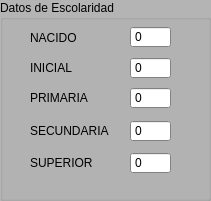
      <widget class="QGroupBox" name="groupBox_4">
       <property name="geometry">
        <rect>
         <x>750</x>
         <y>10</y>
         <width>211</width>
         <height>201</height>
        </rect>
       </property>
       <property name="palette">
        <palette>
         <active>
          <colorrole role="WindowText">
           <brush brushstyle="SolidPattern">
            <color alpha="255">
             <red>0</red>
             <green>0</green>
             <blue>0</blue>
            </color>
           </brush>
          </colorrole>
          <colorrole role="Button">
           <brush brushstyle="SolidPattern">
            <color alpha="255">
             <red>180</red>
             <green>180</green>
             <blue>180</blue>
            </color>
           </brush>
          </colorrole>
          <colorrole role="Light">
           <brush brushstyle="SolidPattern">
            <color alpha="255">
             <red>255</red>
             <green>255</green>
             <blue>255</blue>
            </color>
           </brush>
          </colorrole>
          <colorrole role="Midlight">
           <brush brushstyle="SolidPattern">
            <color alpha="255">
             <red>217</red>
             <green>217</green>
             <blue>217</blue>
            </color>
           </brush>
          </colorrole>
          <colorrole role="Dark">
           <brush brushstyle="SolidPattern">
            <color alpha="255">
             <red>90</red>
             <green>90</green>
             <blue>90</blue>
            </color>
           </brush>
          </colorrole>
          <colorrole role="Mid">
           <brush brushstyle="SolidPattern">
            <color alpha="255">
             <red>120</red>
             <green>120</green>
             <blue>120</blue>
            </color>
           </brush>
          </colorrole>
          <colorrole role="Text">
           <brush brushstyle="SolidPattern">
            <color alpha="255">
             <red>0</red>
             <green>0</green>
             <blue>0</blue>
            </color>
           </brush>
          </colorrole>
          <colorrole role="BrightText">
           <brush brushstyle="SolidPattern">
            <color alpha="255">
             <red>255</red>
             <green>255</green>
             <blue>255</blue>
            </color>
           </brush>
          </colorrole>
          <colorrole role="ButtonText">
           <brush brushstyle="SolidPattern">
            <color alpha="255">
             <red>0</red>
             <green>0</green>
             <blue>0</blue>
            </color>
           </brush>
          </colorrole>
          <colorrole role="Base">
           <brush brushstyle="SolidPattern">
            <color alpha="255">
             <red>255</red>
             <green>255</green>
             <blue>255</blue>
            </color>
           </brush>
          </colorrole>
          <colorrole role="Window">
           <brush brushstyle="SolidPattern">
            <color alpha="255">
             <red>180</red>
             <green>180</green>
             <blue>180</blue>
            </color>
           </brush>
          </colorrole>
          <colorrole role="Shadow">
           <brush brushstyle="SolidPattern">
            <color alpha="255">
             <red>0</red>
             <green>0</green>
             <blue>0</blue>
            </color>
           </brush>
          </colorrole>
          <colorrole role="AlternateBase">
           <brush brushstyle="SolidPattern">
            <color alpha="255">
             <red>217</red>
             <green>217</green>
             <blue>217</blue>
            </color>
           </brush>
          </colorrole>
          <colorrole role="ToolTipBase">
           <brush brushstyle="SolidPattern">
            <color alpha="255">
             <red>255</red>
             <green>255</green>
             <blue>220</blue>
            </color>
           </brush>
          </colorrole>
          <colorrole role="ToolTipText">
           <brush brushstyle="SolidPattern">
            <color alpha="255">
             <red>0</red>
             <green>0</green>
             <blue>0</blue>
            </color>
           </brush>
          </colorrole>
          <colorrole role="PlaceholderText">
           <brush brushstyle="SolidPattern">
            <color alpha="128">
             <red>0</red>
             <green>0</green>
             <blue>0</blue>
            </color>
           </brush>
          </colorrole>
         </active>
         <inactive>
          <colorrole role="WindowText">
           <brush brushstyle="SolidPattern">
            <color alpha="255">
             <red>0</red>
             <green>0</green>
             <blue>0</blue>
            </color>
           </brush>
          </colorrole>
          <colorrole role="Button">
           <brush brushstyle="SolidPattern">
            <color alpha="255">
             <red>180</red>
             <green>180</green>
             <blue>180</blue>
            </color>
           </brush>
          </colorrole>
          <colorrole role="Light">
           <brush brushstyle="SolidPattern">
            <color alpha="255">
             <red>255</red>
             <green>255</green>
             <blue>255</blue>
            </color>
           </brush>
          </colorrole>
          <colorrole role="Midlight">
           <brush brushstyle="SolidPattern">
            <color alpha="255">
             <red>217</red>
             <green>217</green>
             <blue>217</blue>
            </color>
           </brush>
          </colorrole>
          <colorrole role="Dark">
           <brush brushstyle="SolidPattern">
            <color alpha="255">
             <red>90</red>
             <green>90</green>
             <blue>90</blue>
            </color>
           </brush>
          </colorrole>
          <colorrole role="Mid">
           <brush brushstyle="SolidPattern">
            <color alpha="255">
             <red>120</red>
             <green>120</green>
             <blue>120</blue>
            </color>
           </brush>
          </colorrole>
          <colorrole role="Text">
           <brush brushstyle="SolidPattern">
            <color alpha="255">
             <red>0</red>
             <green>0</green>
             <blue>0</blue>
            </color>
           </brush>
          </colorrole>
          <colorrole role="BrightText">
           <brush brushstyle="SolidPattern">
            <color alpha="255">
             <red>255</red>
             <green>255</green>
             <blue>255</blue>
            </color>
           </brush>
          </colorrole>
          <colorrole role="ButtonText">
           <brush brushstyle="SolidPattern">
            <color alpha="255">
             <red>0</red>
             <green>0</green>
             <blue>0</blue>
            </color>
           </brush>
          </colorrole>
          <colorrole role="Base">
           <brush brushstyle="SolidPattern">
            <color alpha="255">
             <red>255</red>
             <green>255</green>
             <blue>255</blue>
            </color>
           </brush>
          </colorrole>
          <colorrole role="Window">
           <brush brushstyle="SolidPattern">
            <color alpha="255">
             <red>180</red>
             <green>180</green>
             <blue>180</blue>
            </color>
           </brush>
          </colorrole>
          <colorrole role="Shadow">
           <brush brushstyle="SolidPattern">
            <color alpha="255">
             <red>0</red>
             <green>0</green>
             <blue>0</blue>
            </color>
           </brush>
          </colorrole>
          <colorrole role="AlternateBase">
           <brush brushstyle="SolidPattern">
            <color alpha="255">
             <red>217</red>
             <green>217</green>
             <blue>217</blue>
            </color>
           </brush>
          </colorrole>
          <colorrole role="ToolTipBase">
           <brush brushstyle="SolidPattern">
            <color alpha="255">
             <red>255</red>
             <green>255</green>
             <blue>220</blue>
            </color>
           </brush>
          </colorrole>
          <colorrole role="ToolTipText">
           <brush brushstyle="SolidPattern">
            <color alpha="255">
             <red>0</red>
             <green>0</green>
             <blue>0</blue>
            </color>
           </brush>
          </colorrole>
          <colorrole role="PlaceholderText">
           <brush brushstyle="SolidPattern">
            <color alpha="128">
             <red>0</red>
             <green>0</green>
             <blue>0</blue>
            </color>
           </brush>
          </colorrole>
         </inactive>
         <disabled>
          <colorrole role="WindowText">
           <brush brushstyle="SolidPattern">
            <color alpha="255">
             <red>90</red>
             <green>90</green>
             <blue>90</blue>
            </color>
           </brush>
          </colorrole>
          <colorrole role="Button">
           <brush brushstyle="SolidPattern">
            <color alpha="255">
             <red>180</red>
             <green>180</green>
             <blue>180</blue>
            </color>
           </brush>
          </colorrole>
          <colorrole role="Light">
           <brush brushstyle="SolidPattern">
            <color alpha="255">
             <red>255</red>
             <green>255</green>
             <blue>255</blue>
            </color>
           </brush>
          </colorrole>
          <colorrole role="Midlight">
           <brush brushstyle="SolidPattern">
            <color alpha="255">
             <red>217</red>
             <green>217</green>
             <blue>217</blue>
            </color>
           </brush>
          </colorrole>
          <colorrole role="Dark">
           <brush brushstyle="SolidPattern">
            <color alpha="255">
             <red>90</red>
             <green>90</green>
             <blue>90</blue>
            </color>
           </brush>
          </colorrole>
          <colorrole role="Mid">
           <brush brushstyle="SolidPattern">
            <color alpha="255">
             <red>120</red>
             <green>120</green>
             <blue>120</blue>
            </color>
           </brush>
          </colorrole>
          <colorrole role="Text">
           <brush brushstyle="SolidPattern">
            <color alpha="255">
             <red>90</red>
             <green>90</green>
             <blue>90</blue>
            </color>
           </brush>
          </colorrole>
          <colorrole role="BrightText">
           <brush brushstyle="SolidPattern">
            <color alpha="255">
             <red>255</red>
             <green>255</green>
             <blue>255</blue>
            </color>
           </brush>
          </colorrole>
          <colorrole role="ButtonText">
           <brush brushstyle="SolidPattern">
            <color alpha="255">
             <red>90</red>
             <green>90</green>
             <blue>90</blue>
            </color>
           </brush>
          </colorrole>
          <colorrole role="Base">
           <brush brushstyle="SolidPattern">
            <color alpha="255">
             <red>180</red>
             <green>180</green>
             <blue>180</blue>
            </color>
           </brush>
          </colorrole>
          <colorrole role="Window">
           <brush brushstyle="SolidPattern">
            <color alpha="255">
             <red>180</red>
             <green>180</green>
             <blue>180</blue>
            </color>
           </brush>
          </colorrole>
          <colorrole role="Shadow">
           <brush brushstyle="SolidPattern">
            <color alpha="255">
             <red>0</red>
             <green>0</green>
             <blue>0</blue>
            </color>
           </brush>
          </colorrole>
          <colorrole role="AlternateBase">
           <brush brushstyle="SolidPattern">
            <color alpha="255">
             <red>180</red>
             <green>180</green>
             <blue>180</blue>
            </color>
           </brush>
          </colorrole>
          <colorrole role="ToolTipBase">
           <brush brushstyle="SolidPattern">
            <color alpha="255">
             <red>255</red>
             <green>255</green>
             <blue>220</blue>
            </color>
           </brush>
          </colorrole>
          <colorrole role="ToolTipText">
           <brush brushstyle="SolidPattern">
            <color alpha="255">
             <red>0</red>
             <green>0</green>
             <blue>0</blue>
            </color>
           </brush>
          </colorrole>
          <colorrole role="PlaceholderText">
           <brush brushstyle="SolidPattern">
            <color alpha="128">
             <red>0</red>
             <green>0</green>
             <blue>0</blue>
            </color>
           </brush>
          </colorrole>
         </disabled>
        </palette>
       </property>
       <property name="autoFillBackground">
        <bool>true</bool>
       </property>
       <property name="title">
        <string>Datos de Escolaridad</string>
       </property>
       <widget class="QLabel" name="label_6">
        <property name="geometry">
         <rect>
          <x>30</x>
          <y>30</y>
          <width>71</width>
          <height>16</height>
         </rect>
        </property>
        <property name="text">
         <string>NACIDO</string>
        </property>
       </widget>
       <widget class="QLabel" name="label_7">
        <property name="geometry">
         <rect>
          <x>30</x>
          <y>60</y>
          <width>71</width>
          <height>16</height>
         </rect>
        </property>
        <property name="text">
         <string>INICIAL</string>
        </property>
       </widget>
       <widget class="QLabel" name="label_8">
        <property name="geometry">
         <rect>
          <x>30</x>
          <y>90</y>
          <width>81</width>
          <height>16</height>
         </rect>
        </property>
        <property name="text">
         <string>PRIMARIA</string>
        </property>
       </widget>
       <widget class="QSpinBox" name="spinBox_2">
        <property name="geometry">
         <rect>
          <x>130</x>
          <y>26</y>
          <width>41</width>
          <height>22</height>
         </rect>
        </property>
        <property name="frame">
         <bool>true</bool>
        </property>
        <property name="buttonSymbols">
         <enum>QAbstractSpinBox::ButtonSymbols::NoButtons</enum>
        </property>
        <property name="specialValueText">
         <string/>
        </property>
        <property name="accelerated">
         <bool>false</bool>
        </property>
        <property name="maximum">
         <number>9</number>
        </property>
       </widget>
       <widget class="QSpinBox" name="spinBox_3">
        <property name="geometry">
         <rect>
          <x>130</x>
          <y>57</y>
          <width>41</width>
          <height>22</height>
         </rect>
        </property>
        <property name="frame">
         <bool>true</bool>
        </property>
        <property name="buttonSymbols">
         <enum>QAbstractSpinBox::ButtonSymbols::NoButtons</enum>
        </property>
        <property name="specialValueText">
         <string/>
        </property>
        <property name="accelerated">
         <bool>false</bool>
        </property>
        <property name="maximum">
         <number>9</number>
        </property>
       </widget>
       <widget class="QSpinBox" name="spinBox_4">
        <property name="geometry">
         <rect>
          <x>130</x>
          <y>87</y>
          <width>41</width>
          <height>22</height>
         </rect>
        </property>
        <property name="frame">
         <bool>true</bool>
        </property>
        <property name="buttonSymbols">
         <enum>QAbstractSpinBox::ButtonSymbols::NoButtons</enum>
        </property>
        <property name="specialValueText">
         <string/>
        </property>
        <property name="accelerated">
         <bool>false</bool>
        </property>
        <property name="maximum">
         <number>9</number>
        </property>
       </widget>
       <widget class="QLabel" name="label_9">
        <property name="geometry">
         <rect>
          <x>30</x>
          <y>123</y>
          <width>101</width>
          <height>16</height>
         </rect>
        </property>
        <property name="text">
         <string>SECUNDARIA</string>
        </property>
       </widget>
       <widget class="QSpinBox" name="spinBox_5">
        <property name="geometry">
         <rect>
          <x>130</x>
          <y>120</y>
          <width>41</width>
          <height>22</height>
         </rect>
        </property>
        <property name="frame">
         <bool>true</bool>
        </property>
        <property name="buttonSymbols">
         <enum>QAbstractSpinBox::ButtonSymbols::NoButtons</enum>
        </property>
        <property name="specialValueText">
         <string/>
        </property>
        <property name="accelerated">
         <bool>false</bool>
        </property>
        <property name="maximum">
         <number>9</number>
        </property>
       </widget>
       <widget class="QSpinBox" name="spinBox_6">
        <property name="geometry">
         <rect>
          <x>130</x>
          <y>152</y>
          <width>41</width>
          <height>22</height>
         </rect>
        </property>
        <property name="frame">
         <bool>true</bool>
        </property>
        <property name="buttonSymbols">
         <enum>QAbstractSpinBox::ButtonSymbols::NoButtons</enum>
        </property>
        <property name="specialValueText">
         <string/>
        </property>
        <property name="accelerated">
         <bool>false</bool>
        </property>
        <property name="maximum">
         <number>9</number>
        </property>
       </widget>
       <widget class="QLabel" name="label_11">
        <property name="geometry">
         <rect>
          <x>30</x>
          <y>155</y>
          <width>81</width>
          <height>16</height>
         </rect>
        </property>
        <property name="text">
         <string>SUPERIOR</string>
        </property>
       </widget>
      </widget>
